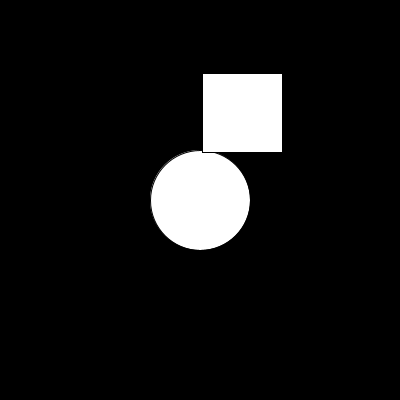
Frame 1 (no input)
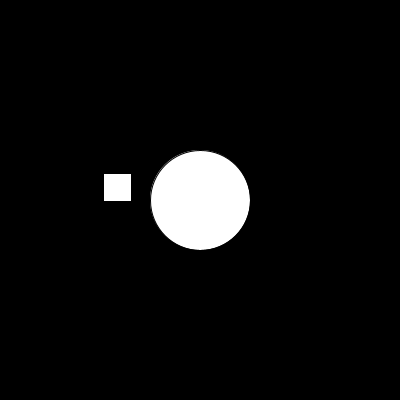
Frame 60 (the mouse pressed at the canvas centre just before this capture)
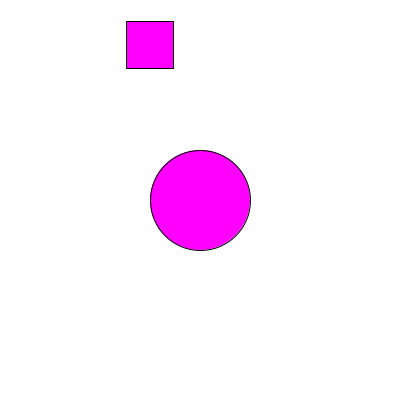
Frame 120 (the mouse held since frame 60 and released just before this capture)

The Processing sketch that drew these frames (run headless with seeded random() and noise(); from frame 60 on, the mouse is pressed at the canvas centre):

// Processing sketch: processing_162215
// ── processing_162215.pde

boolean lightOn = false;

float x;
float y;
float n = 0;
float inc = 0.05;
float s = 0;
float sizeInc = 0.1;


void setup () {
  size (400, 400);
  rectMode (CENTER);
}

void draw () {
  background(10, 20, 30);

  if(lightOn) {
    background (255);
  }else {
    background (0);
  }
  ellipse (200,200,100,100);

  x = noise(n)*width;
  y = noise(n+5)*height;
  float s = noise(n+2)*100;
  rect(x, y, s, s);
  n = n + inc;
  s = s + sizeInc;
}

void mousePressed() {
 if (mouseX > 150 && mouseX < 250 && mouseY > 150 && mouseY < 250) {
   lightOn = !lightOn;
   fill(255,0,255);
 } 
}

void mouseReleased() {
  fill(255,0,0);
}
